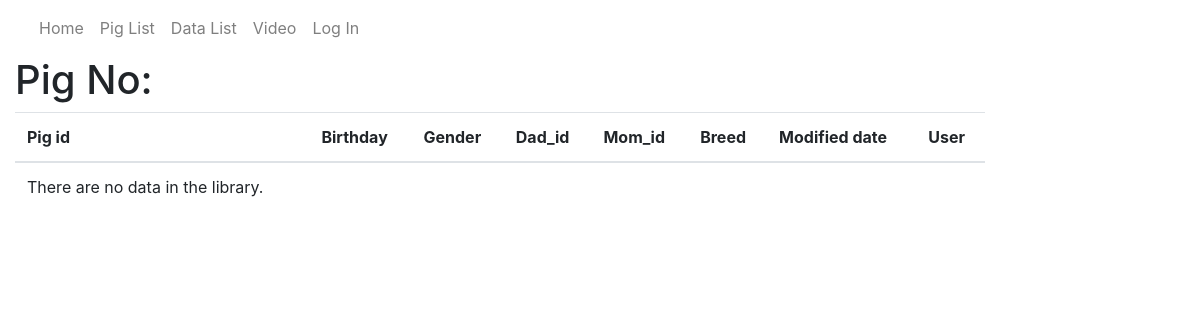
The page /catalog/pig/1263-1/history/ on the database as committed earlier.
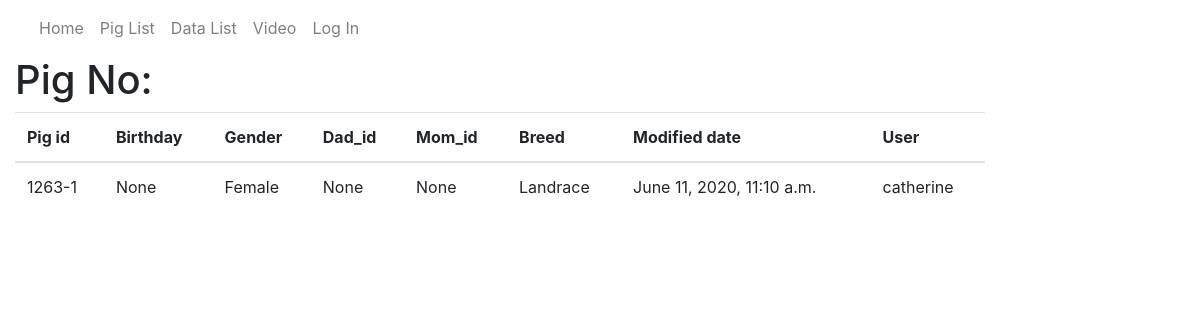
The same page on the database as committed later.
### catalog/models.py (models this page shows, shortened)
class Pig_history(models.Model):
    pig_id = models.CharField(null = True, max_length=8, help_text='Input birth year(XX) + ear tag')
    birth = models.DateField(null=True, blank=True)
    gender = models.CharField(null=True, max_length=100, blank=True)
    dad_id = models.CharField(null=True, max_length=100, blank=True)
    mom_id = models.CharField(null=True, max_length=100, blank=True)
    breed = models.CharField(max_length=10, help_text='Pig\'s breed', blank=True, null=True)
    modified_date = models.DateTimeField(auto_now=True)
    user = models.CharField(null = True, max_length=100)

### catalog/views.py (the view)
# urls.py: path('pig/<str:pk>/history/', views.Pig_HistoryDetailView, name='pig-history'),
def Pig_HistoryDetailView(request, pk):
    pig_id = pk
    pig_history = Pig_history.objects.filter(pig_id=pig_id)
    context = {'pig_history':pig_history}
    return render(request,'pig_history_detail.html',context)

### catalog/templates/pig_history_detail.html
{% extends "base_generic.html" %}
{% block content %}
<h1>Pig No: {{ pig_history.pig_id }}</h1>
<table class="table">
	<thead>
		<tr class="row100 head">
			<th class="cell100 column1">Pig id</th>
			<th class="cell100 column2">Birthday</th>
			<th class="cell100 column3">Gender</th>
			<th class="cell100 column4">Dad_id</th>
			<th class="cell100 column5">Mom_id</th>
			<th class="cell100 column6">Breed</th>
			<th class="cell100 column7">Modified date</th>
			<th class="cell100 column8">User</th>
		</tr>
	</thead>
	<tbody>
		{% if pig_history %}
		{% for pig_history in pig_history %}
		<tr>
			<td>{{ pig_history.pig_id }}</a></td>
			<td>{{ pig_history.birth }}</td>
			<td>{{ pig_history.gender }}</td>
			<td>{{ pig_history.dad_id }}</td>
			<td>{{ pig_history.mom_id }}</td>
			<td>{{ pig_history.breed }}</td>
			<td>{{ pig_history.modified_date }}</td>
			<td>{{ pig_history.user }}</td>
		</tr>
		{% endfor %}
		{% else %}
		<tr>
			<td>There are no data in the library.</td>
		</tr>
		{% endif %}
	</tbody>
</table>
{% endblock %}

Rows that differ between the two databases and show on the page:
added Pig_history: pig_id "1263-1", birth "None", gender "Female", dad_id "None", mom_id "None", breed "Landrace", modified_date "June 11, 2020, 11:10 a.m.", user "catherine"
Other text that changed with them:
text no longer shown: "There are no data in the library."
